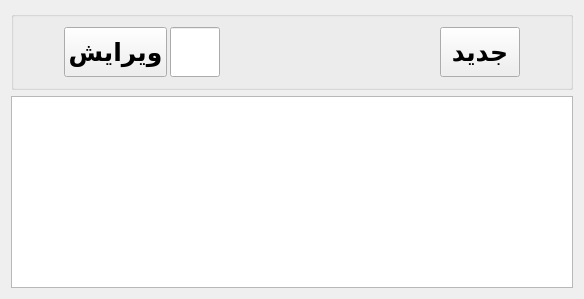
      <widget class="QWidget" name="page_DayTable">
       <layout class="QVBoxLayout" name="verticalLayout_8">
        <item>
         <widget class="QGroupBox" name="groupBox_9">
          <property name="title">
           <string/>
          </property>
          <layout class="QHBoxLayout" name="horizontalLayout_10" stretch="10,10,100,10">
           <property name="spacing">
            <number>3</number>
           </property>
           <property name="leftMargin">
            <number>50</number>
           </property>
           <property name="topMargin">
            <number>10</number>
           </property>
           <property name="rightMargin">
            <number>50</number>
           </property>
           <property name="bottomMargin">
            <number>10</number>
           </property>
           <item>
            <widget class="QPushButton" name="pb_editDay">
             <property name="minimumSize">
              <size>
               <width>0</width>
               <height>50</height>
              </size>
             </property>
             <property name="font">
              <font>
               <pointsize>19</pointsize>
               <bold>true</bold>
              </font>
             </property>
             <property name="text">
              <string>ویرایش</string>
             </property>
            </widget>
           </item>
           <item>
            <widget class="QLineEdit" name="le_editDay">
             <property name="sizePolicy">
              <sizepolicy hsizetype="Expanding" vsizetype="Minimum">
               <horstretch>0</horstretch>
               <verstretch>0</verstretch>
              </sizepolicy>
             </property>
             <property name="minimumSize">
              <size>
               <width>50</width>
               <height>0</height>
              </size>
             </property>
             <property name="font">
              <font>
               <pointsize>18</pointsize>
               <bold>true</bold>
              </font>
             </property>
             <property name="inputMethodHints">
              <set>Qt::ImhDigitsOnly</set>
             </property>
             <property name="alignment">
              <set>Qt::AlignCenter</set>
             </property>
            </widget>
           </item>
           <item>
            <spacer name="horizontalSpacer_9">
             <property name="orientation">
              <enum>Qt::Horizontal</enum>
             </property>
             <property name="sizeHint" stdset="0">
              <size>
               <width>40</width>
               <height>20</height>
              </size>
             </property>
            </spacer>
           </item>
           <item>
            <widget class="QPushButton" name="pb_newDay">
             <property name="minimumSize">
              <size>
               <width>0</width>
               <height>50</height>
              </size>
             </property>
             <property name="font">
              <font>
               <pointsize>19</pointsize>
               <bold>true</bold>
              </font>
             </property>
             <property name="text">
              <string>جدید</string>
             </property>
            </widget>
           </item>
          </layout>
         </widget>
        </item>
        <item>
         <widget class="QTableView" name="tv_days">
          <property name="font">
           <font>
            <pointsize>17</pointsize>
            <bold>true</bold>
           </font>
          </property>
          <property name="frameShape">
           <enum>QFrame::StyledPanel</enum>
          </property>
          <property name="frameShadow">
           <enum>QFrame::Plain</enum>
          </property>
          <attribute name="horizontalHeaderDefaultSectionSize">
           <number>75</number>
          </attribute>
          <attribute name="verticalHeaderVisible">
           <bool>false</bool>
          </attribute>
          <attribute name="verticalHeaderDefaultSectionSize">
           <number>40</number>
          </attribute>
         </widget>
        </item>
       </layout>
      </widget>
